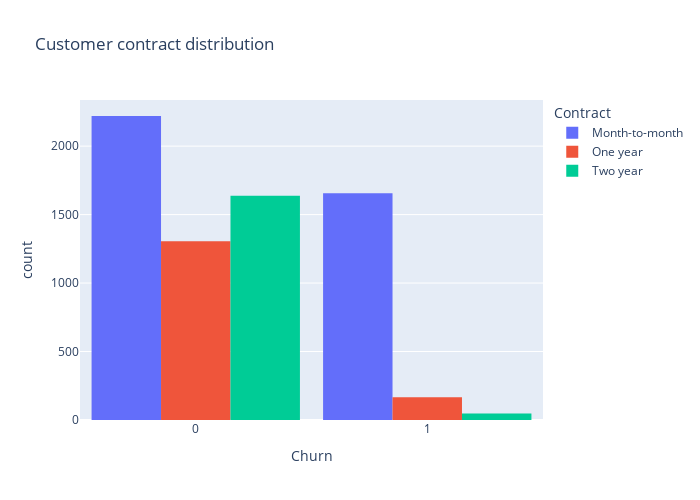

The notebook cell saved with this chart:
### Code cell
import plotly.express as px
fig = px.histogram(df, x="Churn", color="Contract", barmode="group", title="Customer contract distribution")
fig.update_layout(width=700, height=500, bargap=0.1)
fig.show()

### Figure 1 — Plotly figure (JSON) as saved in the notebook; plotly's stock layout.template omitted (floating-point values rounded to 4 significant figures; data arrays with more than 128 entries replaced by an {"elided": "..."} marker saying what was removed)
{"data": [{"alignmentgroup": "True", "bingroup": "x", "hovertemplate": "Contract=Month-to-month<br>Churn=%{x}<br>count=%{y}<extra></extra>", "legendgroup": "Month-to-month", "marker": {"color": "#636efa", "pattern": {"shape": ""}}, "name": "Month-to-month", "offsetgroup": "Month-to-month", "orientation": "v", "showlegend": true, "type": "histogram", "x": {"elided": "3875 int values"}, "xaxis": "x", "yaxis": "y"}, {"alignmentgroup": "True", "bingroup": "x", "hovertemplate": "Contract=One year<br>Churn=%{x}<br>count=%{y}<extra></extra>", "legendgroup": "One year", "marker": {"color": "#EF553B", "pattern": {"shape": ""}}, "name": "One year", "offsetgroup": "One year", "orientation": "v", "showlegend": true, "type": "histogram", "x": {"elided": "1472 int values"}, "xaxis": "x", "yaxis": "y"}, {"alignmentgroup": "True", "bingroup": "x", "hovertemplate": "Contract=Two year<br>Churn=%{x}<br>count=%{y}<extra></extra>", "legendgroup": "Two year", "marker": {"color": "#00cc96", "pattern": {"shape": ""}}, "name": "Two year", "offsetgroup": "Two year", "orientation": "v", "showlegend": true, "type": "histogram", "x": {"elided": "1685 int values"}, "xaxis": "x", "yaxis": "y"}], "layout": {"bargap": 0.1, "barmode": "group", "height": 500, "legend": {"title": {"text": "Contract"}, "tracegroupgap": 0}, "title": {"text": "Customer contract distribution"}, "width": 700, "xaxis": {"anchor": "y", "autorange": true, "domain": [0, 1], "range": [-0.5, 1.5], "title": {"text": "Churn"}, "type": "linear"}, "yaxis": {"anchor": "x", "autorange": true, "domain": [0, 1], "range": [0, 2337.0], "title": {"text": "count"}}}}
